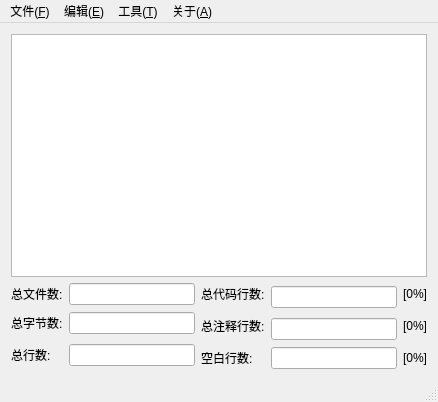
<?xml version="1.0" encoding="UTF-8"?>
<ui version="4.0">
 <class>CodeStatistics</class>
 <widget class="QMainWindow" name="CodeStatistics">
  <property name="geometry">
   <rect>
    <x>0</x>
    <y>0</y>
    <width>438</width>
    <height>402</height>
   </rect>
  </property>
  <property name="windowTitle">
   <string>CodeStatistics</string>
  </property>
  <widget class="QWidget" name="centralWidget">
   <layout class="QVBoxLayout" name="verticalLayout" stretch="0,0">
    <item>
     <widget class="QTableView" name="tableView"/>
    </item>
    <item>
     <layout class="QGridLayout" name="gridLayout">
      <item row="0" column="0">
       <widget class="QLabel" name="labelFileCount">
        <property name="text">
         <string>总文件数:</string>
        </property>
       </widget>
      </item>
      <item row="0" column="1">
       <widget class="QLineEdit" name="fileCountEdit">
        <property name="readOnly">
         <bool>true</bool>
        </property>
       </widget>
      </item>
      <item row="0" column="2">
       <widget class="QLabel" name="labelCodeCount">
        <property name="text">
         <string>总代码行数:</string>
        </property>
       </widget>
      </item>
      <item row="0" column="3" rowspan="2">
       <widget class="QLineEdit" name="codeCountEdit">
        <property name="readOnly">
         <bool>true</bool>
        </property>
       </widget>
      </item>
      <item row="0" column="4">
       <widget class="QLabel" name="labelCodePercent">
        <property name="text">
         <string>[0%]</string>
        </property>
       </widget>
      </item>
      <item row="1" column="0" rowspan="2">
       <widget class="QLabel" name="labelByteCount">
        <property name="text">
         <string>总字节数:</string>
        </property>
       </widget>
      </item>
      <item row="1" column="1" rowspan="2">
       <widget class="QLineEdit" name="byteEdit">
        <property name="readOnly">
         <bool>true</bool>
        </property>
       </widget>
      </item>
      <item row="2" column="2">
       <widget class="QLabel" name="labelCommentCount">
        <property name="text">
         <string>总注释行数:</string>
        </property>
       </widget>
      </item>
      <item row="2" column="3" rowspan="2">
       <widget class="QLineEdit" name="commentEdit">
        <property name="readOnly">
         <bool>true</bool>
        </property>
       </widget>
      </item>
      <item row="2" column="4">
       <widget class="QLabel" name="labelCommentPercent">
        <property name="text">
         <string>[0%]</string>
        </property>
       </widget>
      </item>
      <item row="3" column="0" rowspan="2">
       <widget class="QLabel" name="labelLineCount">
        <property name="text">
         <string>总行数:</string>
        </property>
       </widget>
      </item>
      <item row="3" column="1" rowspan="2">
       <widget class="QLineEdit" name="lineEdit">
        <property name="readOnly">
         <bool>true</bool>
        </property>
       </widget>
      </item>
      <item row="4" column="2">
       <widget class="QLabel" name="labelBlankCount">
        <property name="text">
         <string>空白行数:</string>
        </property>
       </widget>
      </item>
      <item row="4" column="3">
       <widget class="QLineEdit" name="blankEdit">
        <property name="readOnly">
         <bool>true</bool>
        </property>
       </widget>
      </item>
      <item row="4" column="4">
       <widget class="QLabel" name="labelBlankPercent">
        <property name="text">
         <string>[0%]</string>
        </property>
       </widget>
      </item>
     </layout>
    </item>
   </layout>
  </widget>
  <widget class="QMenuBar" name="menuBar">
   <property name="geometry">
    <rect>
     <x>0</x>
     <y>0</y>
     <width>438</width>
     <height>23</height>
    </rect>
   </property>
   <widget class="QMenu" name="menu_F">
    <property name="title">
     <string>文件(&amp;F)</string>
    </property>
    <addaction name="actionOpenFile"/>
    <addaction name="actionOpenDir"/>
    <addaction name="actionQuit"/>
   </widget>
   <widget class="QMenu" name="menu_E">
    <property name="title">
     <string>编辑(&amp;E)</string>
    </property>
    <addaction name="actionClearModel"/>
   </widget>
   <widget class="QMenu" name="menu_T">
    <property name="title">
     <string>工具(&amp;T)</string>
    </property>
    <widget class="QMenu" name="menu">
     <property name="title">
      <string>语言</string>
     </property>
     <addaction name="actionCN"/>
     <addaction name="actionEN"/>
    </widget>
    <widget class="QMenu" name="menu_2">
     <property name="title">
      <string>编码</string>
     </property>
     <addaction name="actionUTF8"/>
     <addaction name="actionGBK"/>
    </widget>
    <addaction name="menu"/>
    <addaction name="menu_2"/>
   </widget>
   <widget class="QMenu" name="menu_A">
    <property name="title">
     <string>关于(&amp;A)</string>
    </property>
    <addaction name="actionAbout"/>
   </widget>
   <addaction name="menu_F"/>
   <addaction name="menu_E"/>
   <addaction name="menu_T"/>
   <addaction name="menu_A"/>
  </widget>
  <widget class="QStatusBar" name="statusBar"/>
  <action name="actionOpenFile">
   <property name="text">
    <string>打开文件</string>
   </property>
   <property name="shortcut">
    <string>Ctrl+O</string>
   </property>
  </action>
  <action name="actionOpenDir">
   <property name="text">
    <string>打开文件夹</string>
   </property>
   <property name="shortcut">
    <string>Ctrl+Shift+O</string>
   </property>
  </action>
  <action name="actionQuit">
   <property name="text">
    <string>退出</string>
   </property>
   <property name="shortcut">
    <string>Ctrl+Q</string>
   </property>
  </action>
  <action name="actionClearModel">
   <property name="text">
    <string>清空列表</string>
   </property>
  </action>
  <action name="actionCN">
   <property name="checkable">
    <bool>true</bool>
   </property>
   <property name="checked">
    <bool>true</bool>
   </property>
   <property name="text">
    <string>简体中文</string>
   </property>
  </action>
  <action name="actionEN">
   <property name="checkable">
    <bool>true</bool>
   </property>
   <property name="checked">
    <bool>false</bool>
   </property>
   <property name="text">
    <string>English</string>
   </property>
  </action>
  <action name="actionUTF8">
   <property name="checkable">
    <bool>true</bool>
   </property>
   <property name="checked">
    <bool>true</bool>
   </property>
   <property name="text">
    <string>UTF-8</string>
   </property>
  </action>
  <action name="actionGBK">
   <property name="checkable">
    <bool>true</bool>
   </property>
   <property name="text">
    <string>GBK</string>
   </property>
  </action>
  <action name="actionAbout">
   <property name="text">
    <string>关于</string>
   </property>
  </action>
 </widget>
 <layoutdefault spacing="6" margin="11"/>
 <resources/>
 <connections/>
</ui>
